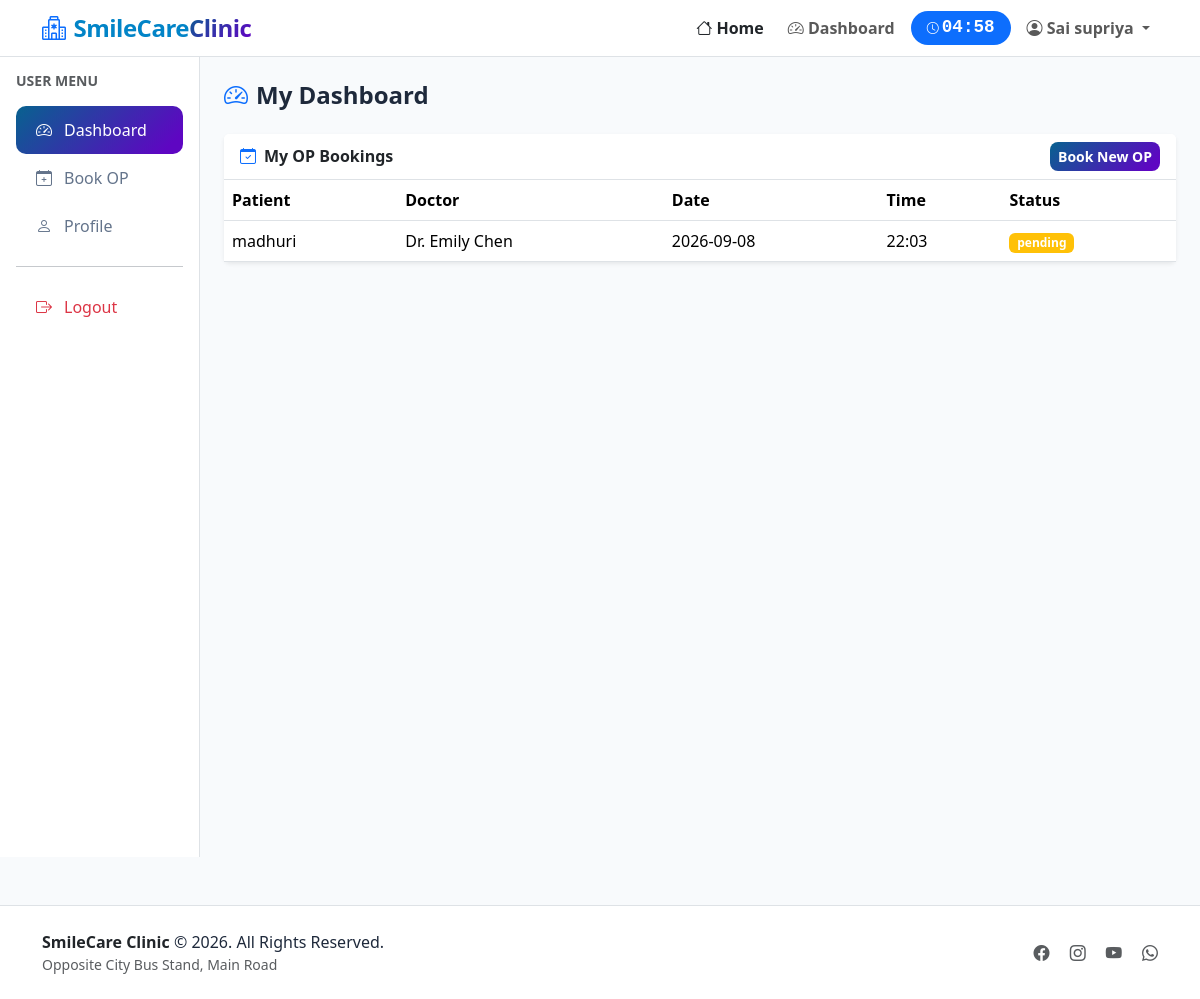
Page /user_dashboard (signed in) on the committed database.
### tables this page shows
CREATE TABLE op(
            pid INTEGER PRIMARY KEY AUTOINCREMENT,
            pname TEXT NOT NULL,
            age INTEGER NOT NULL,
            email TEXT NOT NULL,
            aadhaar TEXT NOT NULL,
            disease TEXT NOT NULL,
            since TEXT NOT NULL,
            symptoms TEXT,
            did INTEGER NOT NULL,
            SlDate TEXT NOT NULL,
            SlTime TEXT NOT NULL,
            status TEXT DEFAULT 'pending',
            user_id INTEGER,
            FOREIGN KEY (did) REFERENCES doctors (did) ON DELETE CASCADE,
            FOREIGN KEY (user_id) REFERENCES users (id) ON DELETE SET NULL
        );

CREATE TABLE doctors(
            did INTEGER PRIMARY KEY AUTOINCREMENT,
            dname TEXT NOT NULL,
            contact INTEGER NOT NULL UNIQUE,
            wardno INTEGER NOT NULL DEFAULT 0,
            specialization TEXT NOT NULL,
            is_active INTEGER DEFAULT 1
        );

### app.py (the view)
@app.route('/user_dashboard')
@login_required
def user_dashboard():
    user_id = session.get('user_id')
    conn = get_connect()
    cursor = conn.cursor()
    bookings = cursor.execute('''
        SELECT op.*, doctors.dname, doctors.specialization
        FROM op
        JOIN doctors ON op.did = doctors.did
        WHERE op.user_id = ?
        ORDER BY op.pid DESC
    ''', (user_id,)).fetchall()
    metrics = cursor.execute('''
        SELECT * FROM health_metrics
        WHERE user_id = ?
        ORDER BY recorded_date DESC LIMIT 1
    ''', (user_id,)).fetchone()
    conn.close()
    return render_template('user_dashboard.html', bookings=bookings, metrics=metrics)

### app.py (called while the page is built)
def decode_jwt_token(token):
    try:
        payload = jwt.decode(token, JWT_SECRET, algorithms=['HS256'])
        return payload
    except:
        return None

def login_required(f):
    @wraps(f)
    def decorated_function(*args, **kwargs):
        token = session.get('jwt_token')
        if not token:
            flash('Please login to access this page', 'warning')
            return redirect(url_for('login'))
        payload = decode_jwt_token(token)
        if not payload:
            session.clear()
            flash('Session expired. Please login again.', 'warning')
            return redirect(url_for('login'))
        session['user_id'] = payload.get('user_id')
        session['user_email'] = payload.get('email')
        session['user_role'] = payload.get('role')
        return f(*args, **kwargs)
    return decorated_function

def get_connect():
    conn = sqlite3.connect(db_name)
    conn.row_factory = sqlite3.Row
    return conn

@app.context_processor
def inject_session_time():
    login_time = session.get('login_time')
    if login_time:
        elapsed = int(time.time() - login_time)
        remaining = max(0, 300 - elapsed)
        minutes = remaining // 60
        seconds = remaining % 60
        time_left = f"{minutes:02d}:{seconds:02d}"
        return {'session_time_left': time_left, 'is_logged_in': 'user_id' in session}
    return {'session_time_left': '00:00', 'is_logged_in': False}

### templates/user_dashboard.html (shortened to what this page needs)
{% extends "base.html" %}
{% block content %}
<div class="container-fluid">
    <div class="row">
        <div class="col-lg-2 col-md-3 bg-white vh-100 p-0 border-end" style="position: sticky; top: 70px; height: calc(100vh - 70px); overflow-y: auto;">
            <div class="p-3">
                <h6 class="text-muted text-uppercase small fw-bold mb-3">User Menu</h6>
                <a href="{{ url_for('user_dashboard') }}" class="sidebar-link active">
                    <i class="bi bi-speedometer2"></i> Dashboard
                </a>
                <a href="{{ url_for('op_booking') }}" class="sidebar-link">
                    <i class="bi bi-calendar-plus"></i> Book OP
                </a>
                <a href="{{ url_for('profile') }}" class="sidebar-link">
                    <i class="bi bi-person"></i> Profile
                </a>
                <hr>
                <a href="{{ url_for('logout') }}" class="sidebar-link text-danger">
                    <i class="bi bi-box-arrow-right"></i> Logout
                </a>
            </div>
        </div>
        <div class="col-lg-10 col-md-9 p-4">
            <h4 class="fw-bold mb-4"><i class="bi bi-speedometer2 text-primary me-2"></i>My Dashboard</h4>
            <div class="card border-0 shadow-sm">
                <div class="card-header bg-white border-bottom d-flex justify-content-between align-items-center">
                    <h6 class="fw-bold mb-0"><i class="bi bi-calendar-check text-primary me-2"></i>My OP Bookings</h6>
                    <a href="{{ url_for('op_booking') }}" class="btn btn-sm btn-custom">Book New OP</a>
                </div>
                <div class="card-body p-0">
                    <div class="table-responsive">
                        <table class="table table-hover mb-0">
                            <thead>
                                <tr>
                                    <th>Patient</th>
                                    <th>Doctor</th>
                                    <th>Date</th>
                                    <th>Time</th>
                                    <th>Status</th>
                                </tr>
                            </thead>
                            <tbody>
                                {% if bookings %}
                                    {% for booking in bookings %}
                                    <tr>
                                        <td>{{ booking.pname }}</td>
                                        <td>{{ booking.dname }}</td>
                                        <td>{{ booking.SlDate }}</td>
                                        <td>{{ booking.SlTime }}</td>
                                        <td>
                                            <span class="badge bg-{{ 'success' if booking.status == 'confirmed' else 'warning' if booking.status == 'pending' else 'secondary' }}">
                                                {{ booking.status }}
                                            </span>
                                        </td>
                                    </tr>
                                    {% endfor %}
                                {% endif %}
                            </tbody>
                        </table>
                    </div>
                </div>
            </div>
        </div>
    </div>
</div>
{% endblock %}

### templates/base.html (style rules this page uses)
:root { --brand-gradient: linear-gradient(135deg, #07628f 0%, #5e06c2 90%); --brand-primary: #07628f; }
body { font-family: 'Segoe UI', Tahoma, Geneva, Verdana, sans-serif; background-color: #f8fafc; color: #1e293b; }
.btn-custom { background: var(--brand-gradient); color: white; border: none; border-radius: 8px; font-weight: 600; }
.sidebar-link { padding: 12px 20px; border-radius: 10px; color: #64748b; text-decoration: none; display: flex; align-items: center; gap: 12px; transition: all 0.2s ease; }
.sidebar-link.active { background: var(--brand-gradient); color: white; }

### rows in the picture
op: pname "madhuri", dname "Dr. Emily Chen", SlDate "2026-09-08", SlTime "22:03", status "pending"

### other values in the picture
{{ session.get('full_name') or session.get('username') }} "Sai supriya"
